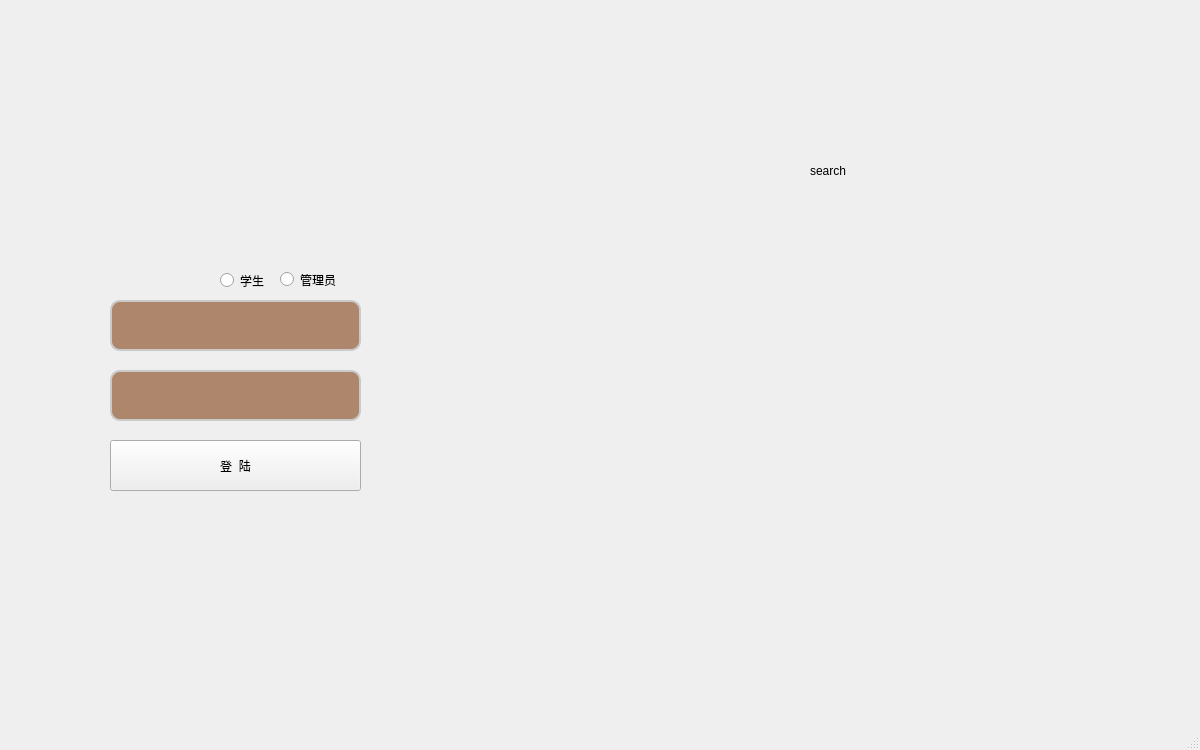
<?xml version="1.0" encoding="UTF-8"?>
<ui version="4.0">
 <class>MainWindow</class>
 <widget class="QMainWindow" name="MainWindow">
  <property name="geometry">
   <rect>
    <x>0</x>
    <y>0</y>
    <width>1200</width>
    <height>750</height>
   </rect>
  </property>
  <property name="minimumSize">
   <size>
    <width>1200</width>
    <height>750</height>
   </size>
  </property>
  <property name="maximumSize">
   <size>
    <width>1200</width>
    <height>750</height>
   </size>
  </property>
  <property name="windowTitle">
   <string>MainWindow</string>
  </property>
  <widget class="QWidget" name="centralWidget">
   <widget class="QLabel" name="search">
    <property name="geometry">
     <rect>
      <x>810</x>
      <y>120</y>
      <width>411</width>
      <height>101</height>
     </rect>
    </property>
    <property name="text">
     <string>search</string>
    </property>
   </widget>
   <widget class="QLineEdit" name="name">
    <property name="geometry">
     <rect>
      <x>110</x>
      <y>300</y>
      <width>251</width>
      <height>51</height>
     </rect>
    </property>
    <property name="styleSheet">
     <string notr="true">  background-color: rgba(138, 79, 38, 65%);
   border:2px solid #cacaca;
border-radius:10px;
color:white;
font: 11pt &quot;楷体&quot; Black;</string>
    </property>
    <property name="text">
     <string/>
    </property>
   </widget>
   <widget class="QLineEdit" name="passward">
    <property name="geometry">
     <rect>
      <x>110</x>
      <y>370</y>
      <width>251</width>
      <height>51</height>
     </rect>
    </property>
    <property name="styleSheet">
     <string notr="true">  background-color: rgba(138, 79, 38, 65%);
   border:2px solid #cacaca;
border-radius:10px;
color:white;
font: 11pt &quot;楷体&quot; Black;</string>
    </property>
   </widget>
   <widget class="QPushButton" name="loginButton">
    <property name="geometry">
     <rect>
      <x>110</x>
      <y>440</y>
      <width>251</width>
      <height>51</height>
     </rect>
    </property>
    <property name="styleSheet">
     <string notr="true"/>
    </property>
    <property name="text">
     <string>登  陆</string>
    </property>
   </widget>
   <widget class="QRadioButton" name="stuRadioButton">
    <property name="geometry">
     <rect>
      <x>220</x>
      <y>270</y>
      <width>115</width>
      <height>21</height>
     </rect>
    </property>
    <property name="text">
     <string>学生</string>
    </property>
   </widget>
   <widget class="QRadioButton" name="managerRadioButton">
    <property name="geometry">
     <rect>
      <x>280</x>
      <y>270</y>
      <width>115</width>
      <height>19</height>
     </rect>
    </property>
    <property name="text">
     <string>管理员</string>
    </property>
   </widget>
  </widget>
  <widget class="QMenuBar" name="menuBar">
   <property name="geometry">
    <rect>
     <x>0</x>
     <y>0</y>
     <width>1200</width>
     <height>26</height>
    </rect>
   </property>
  </widget>
  <widget class="QStatusBar" name="statusBar"/>
 </widget>
 <layoutdefault spacing="6" margin="11"/>
 <resources/>
 <connections/>
</ui>
